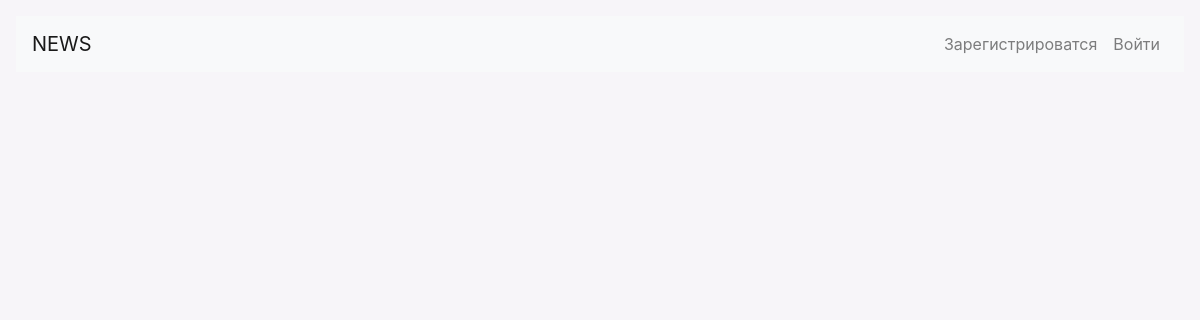
Before: / with the older database file.
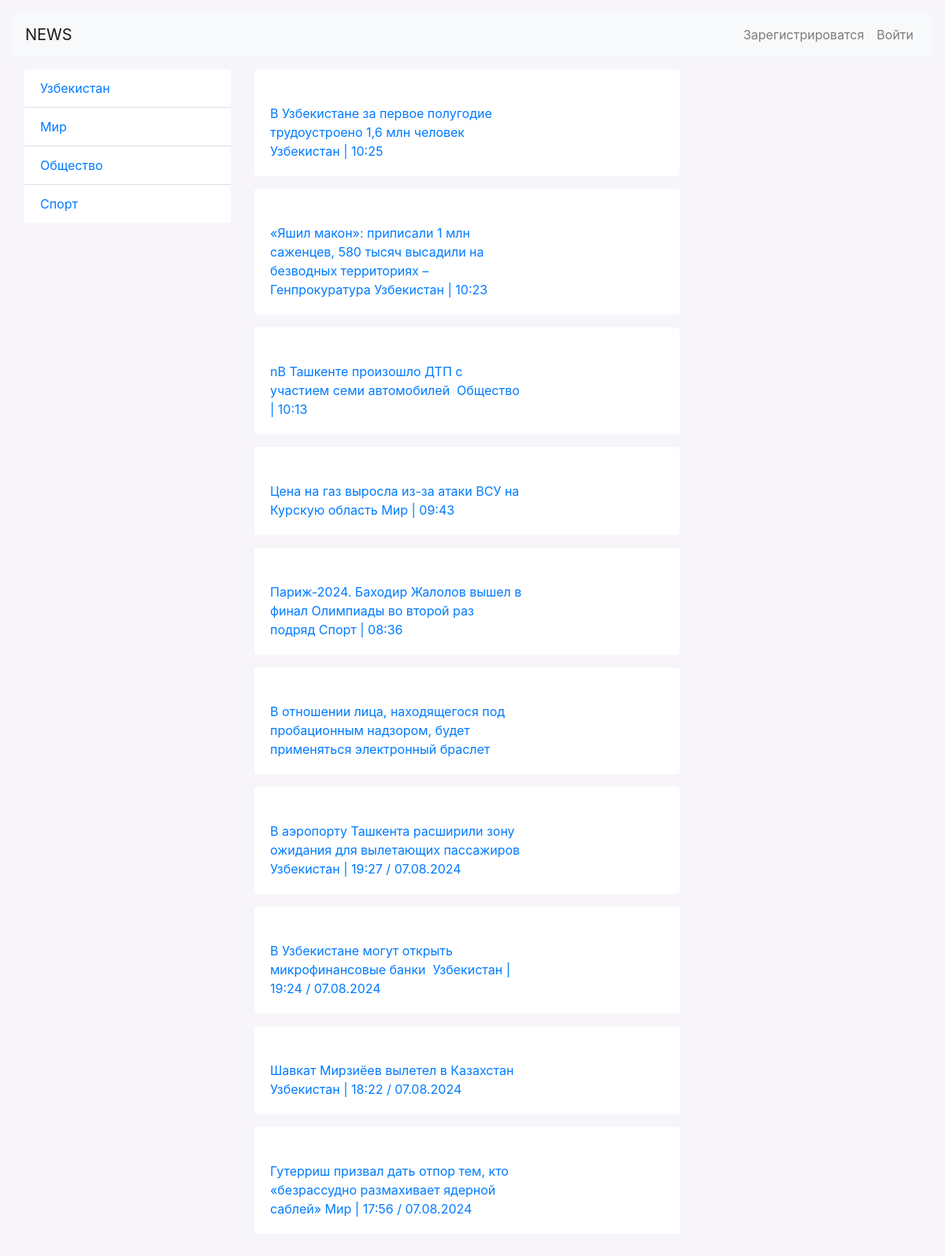
After: the same page with the newer database file.
### main/models.py (models this page shows, shortened)
class Categories(models.Model):
    title = models.CharField(max_length=220)
    link = models.CharField(max_length=220)

class Articles(models.Model):
    title = models.CharField(max_length=220)
    description = models.CharField(max_length=220)
    categories = models.ForeignKey(Categories, on_delete=models.CASCADE)

### main/views.py (the view)
# urls.py: path('', main_page, name='main_page')
def main_page(request):
    categories = Categories.objects.all()
    articles = Articles.objects.all()
    context = {
        'title': 'Главная страница',
        'categories': categories,
        'articles': articles
    }
    return render(request, 'main/index.html', context=context)

### main/templates/main/index.html (shortened to what this page needs)
<!doctype html>
<html lang="en">
<head>
    <link rel="stylesheet" href="https://stackpath.bootstrapcdn.com/bootstrap/4.4.1/css/bootstrap.min.css"
>
</head>
<body style="background: #f7f5f9;">
<div class="m-3">
    <nav class="navbar navbar-expand-lg navbar-light bg-light">
        <a class="navbar-brand" href="{% url 'main_page' %}">NEWS</a>
        <div class="collapse navbar-collapse" id="navbarSupportedContent">
            {% if user.is_authenticated %}
            <a class="nav-link" href="#">Add News</a>
            <ul class="navbar-nav ml-auto">
                <li class="nav-item">
                    <p class="m-3">{{ user.username }}</p>
                </li>
                <li class="nav-item">
                    <form method="post" action="#">
                        {% csrf_token %}
                        <button type="submit" class="nav-link btn btn-link m-3"
                                style="display: inline; padding: 0; border: none; background: none;">Выйти
                        </button>
                    </form>
                </li>
            </ul>
            {% else %}
            <ul class="navbar-nav ml-auto">
                <li class="nav-item">
                    <a class="nav-link" href="#">Зарегистрироватся</a>
                </li>
                <li class="nav-item">
                    <a class="nav-link" href="#">Войти</a>
                </li>
            </ul>
            {% endif %}
        </div>
    </nav>
</div>
<div class="m-3 d-flex">
    <div class="col-md-3">
        <ul class="list-group list-group-flush">
            {% for category in categories %}
            <li class="list-group-item">
                <a href="#">{{ category.title }}</a>
            </li>
            {% endfor %}
        </ul>
    </div>
    <div class="col-md-9">
        {% for article in articles %}
        <div class="card mb-3" style="max-width: 540px; border: None;">
            <div class="row no-gutters">
                <div class="col-md-8">
                    <div class="card-body">
                        <br>
                        <a href="#" class="card-title">{{ article.title }}</a>
                    </div>
                </div>
            </div>
        </div>
        {% endfor %}
    </div>
</div>
</body>
</html>

Changed rows visible on the page:
added Categories: title "Узбекистан"
added Categories: title "Мир"
added Categories: title "Общество"
added Categories: title "Спорт"
added Articles: title "В Узбекистане за первое полугодие трудоустроено 1,6 млн человек Узбекистан | 10:25"
added Articles: title "«Яшил макон»: приписали 1 млн саженцев, 580 тысяч высадили на безводных территориях – Генпрокуратура Узбекистан | 10:23"
added Articles: title "nВ Ташкенте произошло ДТП с участием семи автомобилей Общество | 10:13"
added Articles: title "Цена на газ выросла из-за атаки ВСУ на Курскую область Мир | 09:43"
added Articles: title "Париж-2024. Баходир Жалолов вышел в финал Олимпиады во второй раз подряд Спорт | 08:36"
added Articles: title "В отношении лица, находящегося под пробационным надзором, будет применяться электронный браслет"
added Articles: title "В аэропорту Ташкента расширили зону ожидания для вылетающих пассажиров Узбекистан | 19:27 / 07.08.2024"
added Articles: title "В Узбекистане могут открыть микрофинансовые банки Узбекистан | 19:24 / 07.08.2024"
added Articles: title "Шавкат Мирзиёев вылетел в Казахстан Узбекистан | 18:22 / 07.08.2024"
added Articles: title "Гутерриш призвал дать отпор тем, кто «безрассудно размахивает ядерной саблей» Мир | 17:56 / 07.08.2024"
